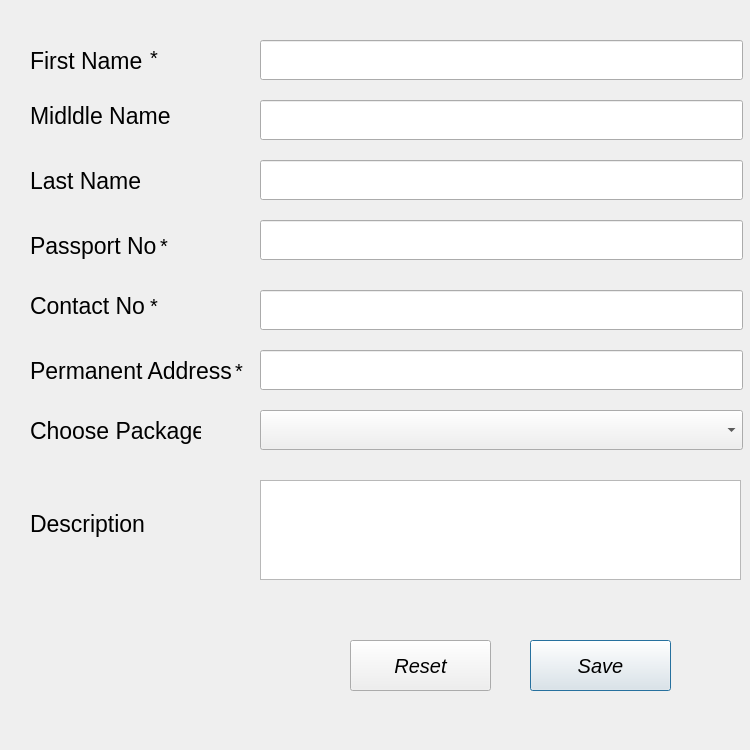
<?xml version="1.0" encoding="UTF-8"?>
<ui version="4.0">
 <class>RegisterTourist</class>
 <widget class="QDialog" name="RegisterTourist">
  <property name="geometry">
   <rect>
    <x>0</x>
    <y>0</y>
    <width>750</width>
    <height>750</height>
   </rect>
  </property>
  <property name="minimumSize">
   <size>
    <width>750</width>
    <height>750</height>
   </size>
  </property>
  <property name="maximumSize">
   <size>
    <width>750</width>
    <height>750</height>
   </size>
  </property>
  <property name="windowTitle">
   <string>Register Tourist</string>
  </property>
  <property name="styleSheet">
   <string notr="true"/>
  </property>
  <widget class="QPushButton" name="btnSave">
   <property name="geometry">
    <rect>
     <x>530</x>
     <y>640</y>
     <width>141</width>
     <height>51</height>
    </rect>
   </property>
   <property name="font">
    <font>
     <pointsize>15</pointsize>
     <italic>true</italic>
    </font>
   </property>
   <property name="text">
    <string>Save</string>
   </property>
  </widget>
  <widget class="QPushButton" name="btnReset">
   <property name="geometry">
    <rect>
     <x>350</x>
     <y>640</y>
     <width>141</width>
     <height>51</height>
    </rect>
   </property>
   <property name="font">
    <font>
     <pointsize>15</pointsize>
     <italic>true</italic>
    </font>
   </property>
   <property name="text">
    <string>Reset</string>
   </property>
  </widget>
  <widget class="QLabel" name="label">
   <property name="geometry">
    <rect>
     <x>30</x>
     <y>40</y>
     <width>121</width>
     <height>41</height>
    </rect>
   </property>
   <property name="font">
    <font>
     <pointsize>17</pointsize>
    </font>
   </property>
   <property name="text">
    <string>First Name</string>
   </property>
  </widget>
  <widget class="QLabel" name="label_2">
   <property name="geometry">
    <rect>
     <x>30</x>
     <y>100</y>
     <width>161</width>
     <height>31</height>
    </rect>
   </property>
   <property name="font">
    <font>
     <pointsize>17</pointsize>
    </font>
   </property>
   <property name="text">
    <string>Midldle Name</string>
   </property>
  </widget>
  <widget class="QLabel" name="label_3">
   <property name="geometry">
    <rect>
     <x>30</x>
     <y>160</y>
     <width>131</width>
     <height>41</height>
    </rect>
   </property>
   <property name="font">
    <font>
     <pointsize>17</pointsize>
    </font>
   </property>
   <property name="text">
    <string>Last Name</string>
   </property>
  </widget>
  <widget class="QLabel" name="label_4">
   <property name="geometry">
    <rect>
     <x>30</x>
     <y>230</y>
     <width>141</width>
     <height>31</height>
    </rect>
   </property>
   <property name="font">
    <font>
     <pointsize>17</pointsize>
    </font>
   </property>
   <property name="text">
    <string>Passport No</string>
   </property>
  </widget>
  <widget class="QLabel" name="label_5">
   <property name="geometry">
    <rect>
     <x>30</x>
     <y>290</y>
     <width>131</width>
     <height>31</height>
    </rect>
   </property>
   <property name="font">
    <font>
     <pointsize>17</pointsize>
    </font>
   </property>
   <property name="text">
    <string>Contact No</string>
   </property>
  </widget>
  <widget class="QLabel" name="label_6">
   <property name="geometry">
    <rect>
     <x>30</x>
     <y>350</y>
     <width>201</width>
     <height>41</height>
    </rect>
   </property>
   <property name="font">
    <font>
     <pointsize>17</pointsize>
    </font>
   </property>
   <property name="text">
    <string>Permanent Address</string>
   </property>
  </widget>
  <widget class="QLabel" name="label_7">
   <property name="geometry">
    <rect>
     <x>30</x>
     <y>410</y>
     <width>171</width>
     <height>41</height>
    </rect>
   </property>
   <property name="font">
    <font>
     <pointsize>17</pointsize>
    </font>
   </property>
   <property name="text">
    <string>Choose Package</string>
   </property>
  </widget>
  <widget class="QLabel" name="label_8">
   <property name="geometry">
    <rect>
     <x>30</x>
     <y>510</y>
     <width>131</width>
     <height>28</height>
    </rect>
   </property>
   <property name="font">
    <font>
     <pointsize>17</pointsize>
    </font>
   </property>
   <property name="text">
    <string>Description</string>
   </property>
  </widget>
  <widget class="QTextEdit" name="txtPackageDescription">
   <property name="geometry">
    <rect>
     <x>260</x>
     <y>480</y>
     <width>481</width>
     <height>100</height>
    </rect>
   </property>
   <property name="minimumSize">
    <size>
     <width>0</width>
     <height>100</height>
    </size>
   </property>
   <property name="font">
    <font>
     <pointsize>15</pointsize>
    </font>
   </property>
  </widget>
  <widget class="QLineEdit" name="txtFirstName">
   <property name="geometry">
    <rect>
     <x>260</x>
     <y>40</y>
     <width>483</width>
     <height>40</height>
    </rect>
   </property>
   <property name="minimumSize">
    <size>
     <width>0</width>
     <height>40</height>
    </size>
   </property>
   <property name="font">
    <font>
     <pointsize>15</pointsize>
    </font>
   </property>
  </widget>
  <widget class="QLineEdit" name="txtMiddleName">
   <property name="geometry">
    <rect>
     <x>260</x>
     <y>100</y>
     <width>483</width>
     <height>40</height>
    </rect>
   </property>
   <property name="minimumSize">
    <size>
     <width>0</width>
     <height>40</height>
    </size>
   </property>
   <property name="maximumSize">
    <size>
     <width>16777215</width>
     <height>16777215</height>
    </size>
   </property>
   <property name="font">
    <font>
     <pointsize>15</pointsize>
    </font>
   </property>
  </widget>
  <widget class="QLineEdit" name="txtLastName">
   <property name="geometry">
    <rect>
     <x>260</x>
     <y>160</y>
     <width>483</width>
     <height>40</height>
    </rect>
   </property>
   <property name="minimumSize">
    <size>
     <width>0</width>
     <height>40</height>
    </size>
   </property>
   <property name="font">
    <font>
     <pointsize>15</pointsize>
    </font>
   </property>
  </widget>
  <widget class="QLineEdit" name="txtPassportNo">
   <property name="geometry">
    <rect>
     <x>260</x>
     <y>220</y>
     <width>483</width>
     <height>40</height>
    </rect>
   </property>
   <property name="minimumSize">
    <size>
     <width>0</width>
     <height>40</height>
    </size>
   </property>
   <property name="font">
    <font>
     <pointsize>15</pointsize>
    </font>
   </property>
  </widget>
  <widget class="QLineEdit" name="txtContactNo">
   <property name="geometry">
    <rect>
     <x>260</x>
     <y>290</y>
     <width>483</width>
     <height>40</height>
    </rect>
   </property>
   <property name="minimumSize">
    <size>
     <width>0</width>
     <height>40</height>
    </size>
   </property>
   <property name="font">
    <font>
     <pointsize>15</pointsize>
    </font>
   </property>
  </widget>
  <widget class="QLineEdit" name="txtPermanentAddress">
   <property name="geometry">
    <rect>
     <x>260</x>
     <y>350</y>
     <width>483</width>
     <height>40</height>
    </rect>
   </property>
   <property name="minimumSize">
    <size>
     <width>0</width>
     <height>40</height>
    </size>
   </property>
   <property name="font">
    <font>
     <pointsize>15</pointsize>
    </font>
   </property>
  </widget>
  <widget class="QComboBox" name="cmbChoosePackage">
   <property name="geometry">
    <rect>
     <x>260</x>
     <y>410</y>
     <width>483</width>
     <height>40</height>
    </rect>
   </property>
   <property name="minimumSize">
    <size>
     <width>0</width>
     <height>40</height>
    </size>
   </property>
   <property name="font">
    <font>
     <pointsize>15</pointsize>
    </font>
   </property>
  </widget>
  <widget class="QLabel" name="label_9">
   <property name="geometry">
    <rect>
     <x>150</x>
     <y>50</y>
     <width>16</width>
     <height>16</height>
    </rect>
   </property>
   <property name="font">
    <font>
     <pointsize>15</pointsize>
    </font>
   </property>
   <property name="styleSheet">
    <string notr="true"/>
   </property>
   <property name="text">
    <string>*</string>
   </property>
  </widget>
  <widget class="QLabel" name="label_10">
   <property name="geometry">
    <rect>
     <x>160</x>
     <y>230</y>
     <width>31</width>
     <height>31</height>
    </rect>
   </property>
   <property name="font">
    <font>
     <pointsize>15</pointsize>
    </font>
   </property>
   <property name="styleSheet">
    <string notr="true"/>
   </property>
   <property name="text">
    <string>*</string>
   </property>
  </widget>
  <widget class="QLabel" name="label_11">
   <property name="geometry">
    <rect>
     <x>150</x>
     <y>290</y>
     <width>31</width>
     <height>31</height>
    </rect>
   </property>
   <property name="font">
    <font>
     <pointsize>15</pointsize>
    </font>
   </property>
   <property name="styleSheet">
    <string notr="true"/>
   </property>
   <property name="text">
    <string>*</string>
   </property>
  </widget>
  <widget class="QLabel" name="label_12">
   <property name="geometry">
    <rect>
     <x>235</x>
     <y>360</y>
     <width>21</width>
     <height>21</height>
    </rect>
   </property>
   <property name="font">
    <font>
     <pointsize>15</pointsize>
    </font>
   </property>
   <property name="styleSheet">
    <string notr="true"/>
   </property>
   <property name="text">
    <string>*</string>
   </property>
  </widget>
 </widget>
 <resources/>
 <connections/>
</ui>
